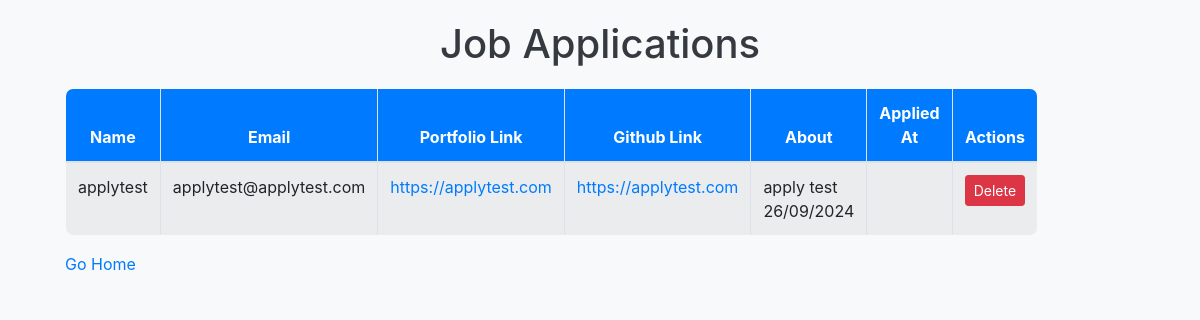
/articles/applications/ (signed in), run on the app's committed database.
### Articles/models.py (models this page shows, shortened)
class JobApplication(models.Model):
    name = models.CharField(max_length=100)
    email = models.EmailField()
    portfolio_link = models.URLField(max_length=200)
    github_link = models.URLField(max_length=200)
    about = models.TextField()

### Articles/views.py (the view)
# urls.py: path('applications/', list_applications, name='list_applications'),
@user_passes_test(lambda u: u.is_superuser)
def list_applications(request):
    applications = JobApplication.objects.all()  # Retrieve all applications
    return render(request, 'jobs/list_applications.html', {'applications': applications})

### Articles/templates/jobs/list_applications.html (shortened to what this page needs)
<!DOCTYPE html>
<html lang="en">
<head>
    <link rel="stylesheet" href="https://stackpath.bootstrapcdn.com/bootstrap/4.5.2/css/bootstrap.min.css">
</head>
<body>
    <div class="container">
        <h1 class="text-center">Job Applications</h1>
        <div class="table-container">
            <table class="table table-bordered table-striped">
                <thead>
                    <tr>
                        <th>Name</th>
                        <th>Email</th>
                        <th>Portfolio Link</th>
                        <th>Github Link</th>
                        <th>About</th>
                        <th>Applied At</th>
                        <th>Actions</th>
                    </tr>
                </thead>
                <tbody>
                    {% for application in applications %}
                    <tr>
                        <td>{{ application.name }}</td>
                        <td>{{ application.email }}</td>
                        <td><a href="{{ application.portfolio_link }}" target="_blank">{{ application.portfolio_link }}</a></td>
                        <td><a href="{{ application.github_link }}" target="_blank">{{ application.github_link }}</a></td>
                        <td>{{ application.about }}</td>
                        <td>{{ application.applied_at }}</td>
                        <td>
                            <form action="{% url 'post:delete_application' application.pk %}" method="POST" style="display:inline;">
                                <button type="submit" class="btn btn-danger btn-sm">Delete</button>
                            </form>
                        </td>
                    </tr>
                    {% empty %}
                    <tr>
                        <td colspan="7" class="text-center">No applications yet.</td>
                    </tr>
                    {% endfor %}
                </tbody>
            </table>
            <a href="{% url 'post:list' %}">Go Home</a>
        </div>
    </div>
</body>
</html>

### Articles/templates/jobs/list_applications.html (style rules this page uses)
body { background-color: #f8f9fa; }
h1 { margin: 20px 0; font-size: 2.5rem; color: #343a40; }
.table-container { margin-left: 20px; max-width: 800px; }
.table { margin-top: 20px; border-radius: 0.5rem; overflow: hidden; }
.table th { background-color: #007bff; color: white; text-align: center; }
.table tbody tr { transition: background-color 0.3s; }
.btn-danger { transition: background-color 0.3s, color 0.3s; }

### data on the page
JobApplication: name "applytest", email "applytest@applytest.com", portfolio_link "https://applytest.com", github_link "https://applytest.com", about "apply test 26/09/2024"
